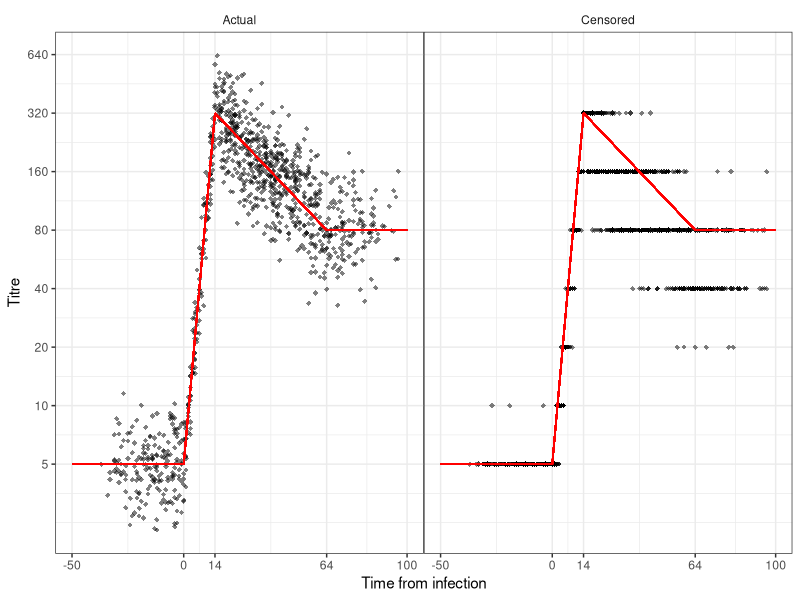

Generate this figure with R:
# Single sample per individual, single virus, single infection.
# Everyone infected, all infection times known.
# Only 4 parameters in the model.

library(tidyverse)

# NOTE(sen) Log2-difference induced by infection. Long-term because it doesn't
# wane.
long_term_boost <- 4

# NOTE(sen) Log2-difference induced by infection. Short-term because it wanes
# over time. Adds to long-term boost
short_term_boost <- 2

# NOTE(sen) Time units to titre peak (from infection)
time_to_peak <- 14

# NOTE(sen) Time units for the short-term titre to wane completely (from peak)
time_to_wane <- 50

n_individuals <- 1000

censor_titres <- function(titres) {
  cuts <- cut(titres, c(-Inf, 5 * 2^(1:10), Inf)) %>% as.integer()
  5 * 2^(cuts - 1)
}

# NOTE(sen) Time is units from reference date
sim_data <- tibble(
  pid = 1:n_individuals,
  virus = 1,
  time_infection = as.integer(runif(n_individuals, 0, 75)),
  time_sample = as.integer(runif(n_individuals, 35, 100)),
  time_peak = time_infection + time_to_peak,
  time_wane = time_peak + time_to_wane,
  log2titre_expected = case_when(
    time_sample < time_infection ~ log2(5),
    time_sample < time_peak ~ log2(5) +
      (long_term_boost + short_term_boost) * (time_sample - time_infection) / time_to_peak,
    time_sample < time_wane ~ log2(5) + long_term_boost +
      short_term_boost * (1 - (time_sample - time_peak) / time_to_wane),
    TRUE ~ log2(5) + long_term_boost
  ),
  log2titre_actual = rnorm(n_individuals, log2titre_expected, 0.5),
  titre_actual = 2^log2titre_actual,
  titre_censored = censor_titres(titre_actual),
  log2titre_censored = log2(titre_censored),
  time_from_infection = time_sample - time_infection
)

titre_plot <- sim_data %>%
  select(pid, time_from_infection, titre_actual, titre_censored) %>%
  pivot_longer(contains("titre"), names_to = "type", values_to = "titre") %>%
  ggplot(aes(time_from_infection, titre)) +
  theme_bw() +
  theme(panel.spacing = unit(0, "null"), strip.background = element_blank()) +
  facet_wrap(~type, labeller = as_labeller(~ recode(.x, "titre_actual" = "Actual", "titre_censored" = "Censored"))) +
  scale_x_continuous("Time from infection", breaks = c(-50, 0, time_to_peak, time_to_peak + time_to_wane, 100)) +
  scale_y_log10("Titre", breaks = 5 * 2^(0:15)) +
  geom_point(alpha = 0.5, shape = 18) +
  geom_segment(aes(x = -50, y = 5, xend = 0, yend = 5), color = "red") +
  geom_segment(aes(
    x = 0, y = 5, xend = time_to_peak, yend = 5 * 2^long_term_boost * 2^short_term_boost
  ), color = "red") +
  geom_segment(aes(
    x = time_to_peak, y = 5 * 2^long_term_boost * 2^short_term_boost,
    xend = time_to_peak + time_to_wane, yend = 5 * 2^long_term_boost
  ), color = "red") +
  geom_segment(aes(
    x = time_to_peak + time_to_wane, y = 5 * 2^long_term_boost,
    xend = 100, yend = 5 * 2^long_term_boost
  ), color = "red")

ggsave("examples/ex1/plot.pdf", titre_plot, width = 15, height = 10, units = "cm")
